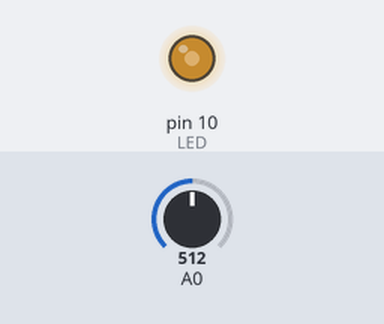
Recording of a sketch running on a simulated Arduino Uno, built with avr-gcc and run on an emulated ATmega328P. Parts: output pins drawn as LEDs (lit = HIGH). The inputs (shaded band) are chosen by the test bench; at power-on: A0 = 512.

Above: at 1.2 s.
1.3 s: A0 set to 716
At 1.7 s:
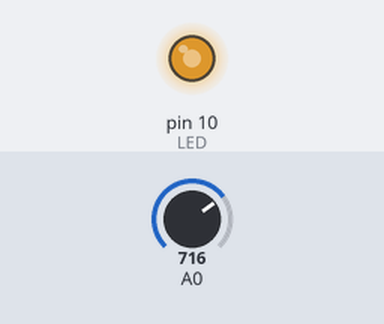
2.8 s: A0 set to 900
At 4.0 s:
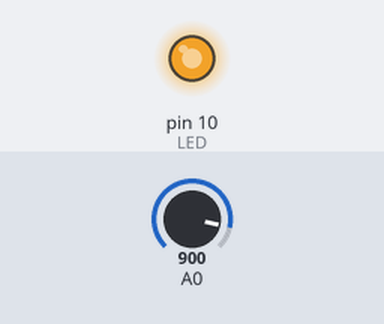
4.3 s: A0 set to 122
At 5.1 s:
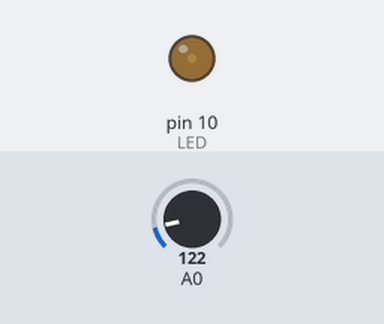
5.8 s: A0 set to 0
At 6.5 s:
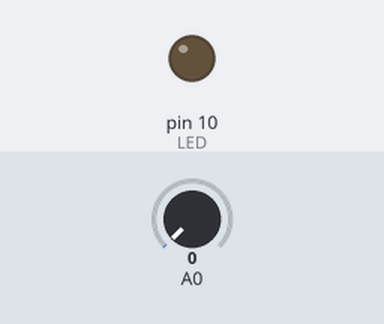
Timing chart, 0 to 8.3 s (numbered marks = the images above; inputs shaded):
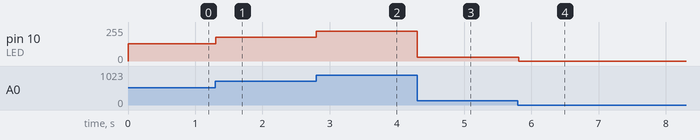

The sketch:

app.ino
```cpp
int LED = 10;

void setup() {
    pinMode(LED, OUTPUT);
}
void loop() {
    int readVal = analogRead(A0);
    int brightVal = readVal / 4;
    analogWrite(LED, brightVal);
    delay(10);
}
```

Measured:
- after the input at 1.3 s, pin 10 (LED): 128/255 → 179/255 at once
- after the input at 2.8 s, pin 10 (LED): 179/255 → 225/255 at once
- after the input at 4.3 s, pin 10 (LED): 225/255 → 30/255 at once
- after the input at 5.8 s, pin 10 (LED): 30/255 → 0/255 at once
